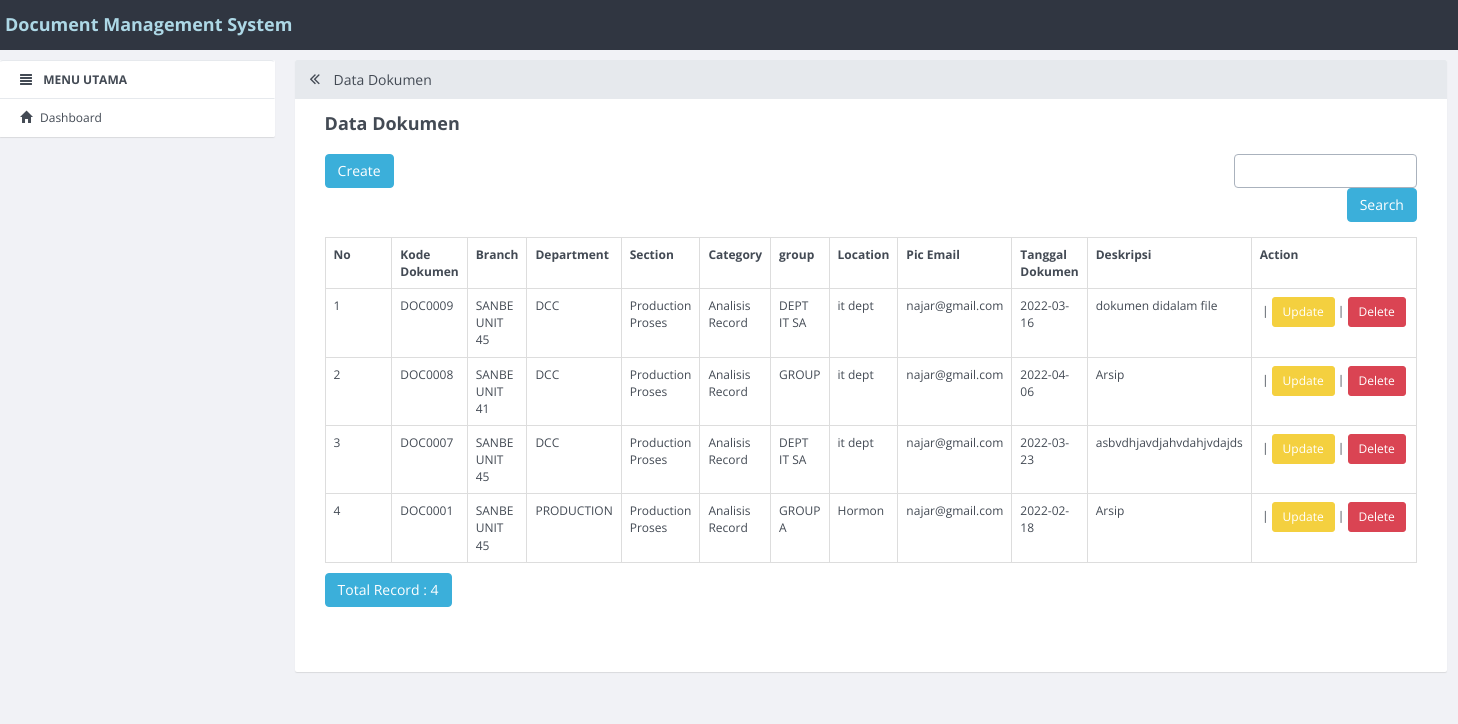
Screenshot of /index.php/document with the database file from the repository.
### tables this page shows
CREATE TABLE `document` (
  `id_document` int(11) NOT NULL,
  `kode_dokumen` varchar(50) NOT NULL,
  `branch` varchar(50) NOT NULL,
  `department` varchar(50) NOT NULL,
  `section` varchar(50) NOT NULL,
  `category` varchar(50) NOT NULL,
  `grp` varchar(50) NOT NULL,
  `sitelocation` varchar(50) NOT NULL,
  `picemail` varchar(50) NOT NULL,
  `tanggal` date NOT NULL,
  `deskripsi` varchar(100) NOT NULL
);

### application/controllers/Document.php (called while the page is built, shortened)
<?php
class document extends CI_Controller
{
    function __construct()
    {
        $this->load->model('document_model');
        $this->load->model('No_urut');
        $this->load->library('form_validation');
    }
    public function index()
    {
        $q = urldecode($this->input->get('q', TRUE));
        $start = intval($this->input->get('start'));
        if ($q <> '') {
            $config['base_url'] = base_url() . 'document/index.html?q=' . urlencode($q);
            $config['first_url'] = base_url() . 'document/index.html?q=' . urlencode($q);
        } else {
            $config['base_url'] = base_url() . 'document/index.html';
            $config['first_url'] = base_url() . 'document/index.html';
        }
        $config['per_page'] = 10;
        $config['page_query_string'] = TRUE;
        $config['total_rows'] = $this->document_model->total_rows($q);
        $document = $this->document_model->get_limit_data($config['per_page'], $start, $q);
        $this->load->library('pagination');
        $this->pagination->initialize($config);
        $data = array(
            'document_data' => $document,
            'q' => $q,
            'pagination' => $this->pagination->create_links(),
            'total_rows' => $config['total_rows'],
            'start' => $start,
            'konten' => 'document/document_list',
            'judul' => 'Data Dokumen ',
        );
        $this->load->view('v_index', $data);
    }
}

### index.php (called while the page is built, shortened)
<?php
require_once BASEPATH.'core/CodeIgniter.php';

### application/config/config.php (called while the page is built, shortened)
<?php
$config['base_url'] = "http://".$_SERVER['HTTP_HOST'];
$config['base_url'] .= preg_replace('@/+$@','',dirname($_SERVER['SCRIPT_NAME'])).'/';
$config['index_page'] = '';
$config['uri_protocol']	= 'REQUEST_URI';
$config['url_suffix'] = '.html';
$config['language']	= 'english';
$config['charset'] = 'UTF-8';
$config['enable_hooks'] = FALSE;
$config['subclass_prefix'] = 'MY_';
$config['composer_autoload'] = FALSE;
$config['permitted_uri_chars'] = 'a-z 0-9~%.:_\-';
$config['enable_query_strings'] = FALSE;
$config['controller_trigger'] = 'c';
$config['function_trigger'] = 'm';
$config['directory_trigger'] = 'd';
$config['allow_get_array'] = TRUE;
$config['log_threshold'] = 0;
$config['log_path'] = '';
$config['log_file_extension'] = '';
$config['log_file_permissions'] = 0644;
$config['log_date_format'] = 'Y-m-d H:i:s';
$config['error_views_path'] = '';
$config['cache_path'] = '';
$config['cache_query_string'] = FALSE;
$config['encryption_key'] = '';
$config['sess_driver'] = 'files';
$config['sess_cookie_name'] = 'ci_session';
$config['sess_expiration'] = 7200;
$config['sess_save_path'] = NULL;
$config['sess_match_ip'] = FALSE;
$config['sess_time_to_update'] = 300;
$config['sess_regenerate_destroy'] = FALSE;
$config['cookie_prefix']	= '';
$config['cookie_domain']	= '';
$config['cookie_path']		= '/';
$config['cookie_secure']	= FALSE;
$config['cookie_httponly'] 	= FALSE;
$config['standardize_newlines'] = FALSE;
$config['global_xss_filtering'] = FALSE;
$config['csrf_protection'] = FALSE;
$config['csrf_token_name'] = 'csrf_test_name';
$config['csrf_cookie_name'] = 'csrf_cookie_name';
$config['csrf_expire'] = 7200;
$config['csrf_regenerate'] = TRUE;
$config['csrf_exclude_uris'] = array();
$config['compress_output'] = FALSE;
$config['time_reference'] = 'local';
$config['rewrite_short_tags'] = FALSE;
$config['proxy_ips'] = '';

### application/models/document_model.php (called while the page is built, shortened)
<?php
class document_model extends CI_Model
{
    public $table = 'document';
    public $id = 'id_document';
    public $order = 'DESC';
    function total_rows($q = NULL) {
        $this->db->like('id_document', $q);
    $this->db->or_like('kode_dokumen', $q);
	$this->db->or_like('branch', $q);
	$this->db->or_like('department', $q);
	$this->db->or_like('section', $q);
    $this->db->or_like('category', $q);
    $this->db->or_like('grp', $q);
    $this->db->or_like('sitelocation', $q);
    $this->db->or_like('picemail', $q);
    $this->db->or_like('tanggal', $q);
    $this->db->or_like('deskripsi', $q);
	$this->db->from($this->table);
        return $this->db->count_all_results();
    }
    function get_limit_data($limit, $start = 0, $q = NULL) {
        $this->db->order_by($this->id, $this->order);
        $this->db->like('id_document', $q);
    $this->db->or_like('kode_dokumen', $q);
	$this->db->or_like('branch', $q);
	$this->db->or_like('department', $q);
	$this->db->or_like('section', $q);
    $this->db->or_like('category', $q);
    $this->db->or_like('grp', $q);
    $this->db->or_like('sitelocation', $q);
    $this->db->or_like('picemail', $q);
    $this->db->or_like('tanggal', $q);
    $this->db->or_like('deskripsi', $q);
	$this->db->limit($limit, $start);
        return $this->db->get($this->table)->result();
    }
}

### application/views/document/document_list.php (the view, shortened to what this page needs)
<div class="row" style="margin-bottom: 10px">
            <div class="col-md-4">
                <?php echo anchor(site_url('document/create'),'Create', 'class="btn btn-primary"'); ?>
            </div>
            <div class="col-md-4 text-center">
            </div>
            <div class="col-md-1 text-right">
            </div>
            <div class="col-md-3 text-right">
                <form action="<?php echo site_url('document/index'); ?>" class="form-inline" method="get">
                    <div class="input-grp">
                        <input type="text" class="form-control" name="q" value="<?php echo $q; ?>">
                        <span class="input-grp-btn">
                          <button class="btn btn-primary" type="submit">Search</button>
                        </span>
                    </div>
                </form>
            </div>
        </div>
        <table class="table table-bordered" style="margin-bottom: 10px">
            <tr>
                <th>No</th>
        <th>Kode Dokumen</th>
        <th>Branch</th>
        <th>Department</th>
        <th>Section</th>
        <th>Category</th>
        <th>group </th>
        <th>Location</th>
        <th>Pic Email</th>
        <th>Tanggal Dokumen</th>
        <th>Deskripsi</th>
        <th>Action</th>
             </tr><?php
            foreach ($document_data as $document)
            {
                ?>
                <tr>
            <td width="80px"><?php echo ++$start ?></td>
            <td><?php echo $document->kode_dokumen ?></td>
            <td><?php echo $document->branch ?></td>
            <td><?php echo $document->department ?></td>
            <td><?php echo $document->section ?></td>
            <td><?php echo $document->category ?></td>
            <td><?php echo $document->grp ?></td>
            <td><?php echo $document->sitelocation ?></td>
            <td><?php echo $document->picemail ?></td>
            <td><?php echo $document->tanggal ?></td>
            <td><?php echo $document->deskripsi ?></td>
            <td style="text-align:center" width="200px">
                <?php
                echo ' | ';
                echo anchor(site_url('document/update/'.$document->id_document),'Update',array('class' => 'btn btn-warning btn-sm'));
                echo ' | ';
                echo anchor(site_url('document/delete/'.$document->id_document),'Delete',array('class'=> 'btn btn-danger btn-sm'),' onclick=> "javasciprt: return confirm"(\'Are You Sure ?\')"');
                ?>
            </td>
        </tr>
                <?php
            }
            ?>
        </table>
        <div class="row">
            <div class="col-md-6">
                <a href="#" class="btn btn-primary">Total Record : <?php echo $total_rows ?></a>
        </div>
            <div class="col-md-6 text-right">
            </div>
        </div>

### application/views/config/header.php (shortened to what this page needs)
<!DOCTYPE html>
<html>
  <head>
    <link rel="stylesheet" href="assets/dist/css/site.min.css">
    <link href="assets/bootstrap-datepicker.css" rel="stylesheet">
  </head>
  <body>
    <nav role="navigation" class="navbar navbar-custom">
        <div class="container-fluid">
          <h5 style="color: lightblue">Document Management System</h5>
        </div>
      </nav>

### application/views/v_index.php
<?php include 'config/header.php'; ?>
    <div class="container-fluid">
        <div class="row row-offcanvas row-offcanvas-left">
          <?php include 'config/menu.php'; ?>
          <div class="col-xs-12 col-sm-9 content">
            <div class="panel panel-default">
              <div class="panel-heading">
                <h3 class="panel-title"><a href="javascript:void(0);" class="toggle-sidebar"><span class="fa fa-angle-double-left" data-toggle="offcanvas" title="Maximize Panel"></span></a> <?php echo $judul; ?></h3>
              </div>
              <div class="panel-body">
                <div class="content-row">
                  <h2 class="content-row-title"><?php echo $judul; ?></h2>
                  <div class="row">
                    <div class="col-md-12">
                     <?php include $konten.'.php'; ?>
                    </div>
                  </div>
                </div>
    </div>

### application/views/config/menu.php (shortened to what this page needs)
<div class="col-xs-6 col-sm-3 sidebar-offcanvas" role="navigation">
            <ul class="list-group panel">
                <li class="list-group-item"><i class="glyphicon glyphicon-align-justify"></i> <b>MENU UTAMA</b></li>
                <li class="list-group-item"><a href="<?php echo base_url()?>"><i class="glyphicon glyphicon-home"></i>Dashboard </a></li>
              </ul>
          </div>

### rows the page displays
document: kode_dokumen "DOC0009", branch "SANBE UNIT 45", department "DCC", section "Production Proses", category "Analisis Record", grp "DEPT IT SA", sitelocation "it dept", picemail "najar@gmail.com", tanggal "2022-03-16", deskripsi "dokumen didalam file", id_document "Update", id_document "Delete"
document: kode_dokumen "DOC0008", branch "SANBE UNIT 41", department "DCC", section "Production Proses", category "Analisis Record", grp "GROUP", sitelocation "it dept", picemail "najar@gmail.com", tanggal "2022-04-06", deskripsi "Arsip", id_document "Update", id_document "Delete"
document: kode_dokumen "DOC0007", branch "SANBE UNIT 45", department "DCC", section "Production Proses", category "Analisis Record", grp "DEPT IT SA", sitelocation "it dept", picemail "najar@gmail.com", tanggal "2022-03-23", deskripsi "asbvdhjavdjahvdahjvdajds", id_document "Update", id_document "Delete"
document: kode_dokumen "DOC0001", branch "SANBE UNIT 45", department "PRODUCTION", section "Production Proses", category "Analisis Record", grp "GROUP A", sitelocation "Hormon", picemail "najar@gmail.com", tanggal "2022-02-18", deskripsi "Arsip", id_document "Update", id_document "Delete"

### other values shown
$judul "Data Dokumen"
$total_rows "4"
